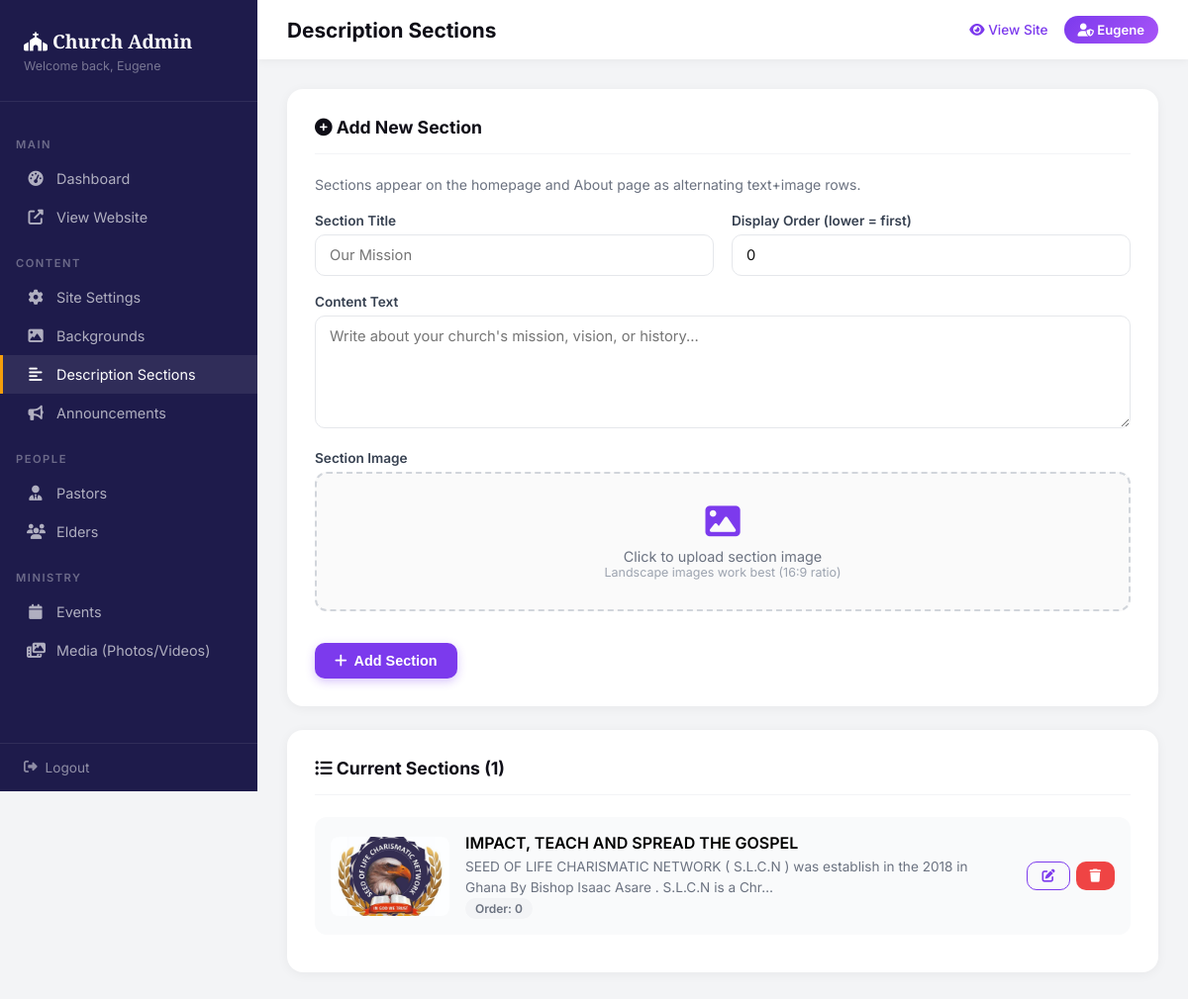
Page /admin/sections (signed in) on the committed database.
### app.py (models this page shows)
class DescriptionSection(db.Model):
    id          = db.Column(db.Integer, primary_key=True)
    title       = db.Column(db.String(200), default='')
    body        = db.Column(db.Text, default='')
    image       = db.Column(db.String(255), default='')
    order_num   = db.Column(db.Integer, default=0)

### app.py (the view, shortened to what this page needs)
@app.route('/admin/sections', methods=['GET', 'POST'])
def admin_sections():
    if not is_admin():
        return redirect(url_for('admin_login'))
    sections = DescriptionSection.query.order_by(DescriptionSection.order_num).all()
    return render_template('admin/sections.html', sections=sections)

### app.py (called while the page is built)
def get_setting(key, default=''):
    s = SiteSettings.query.filter_by(key=key).first()
    return s.value if s else default

def is_admin():
    return session.get('admin_logged_in') is True

@app.context_processor
def inject_globals():
    logo       = get_setting('logo', '')
    church_name= get_setting('church_name', 'Grace Community Church')
    tagline    = get_setting('tagline', 'A Place of Love, Faith & Community')
    theme_color= get_setting('theme_color', '#7c3aed')
    accent_color=get_setting('accent_color', '#f59e0b')
    bg_list    = Background.query.filter_by(active=True).order_by(Background.id.desc()).all()
    announcements = Announcement.query.filter_by(active=True).order_by(Announcement.created_at.desc()).all()
    return dict(
        LOGO=logo,
        CHURCH_NAME=church_name,
        TAGLINE=tagline,
        THEME_COLOR=theme_color,
        ACCENT_COLOR=accent_color,
        BG_LIST=bg_list,
        SITE_ANNOUNCEMENTS=announcements,
        IS_ADMIN=is_admin(),
        get_setting=get_setting,          # expose helper to all templates
    )

### templates/admin/sections.html (shortened to what this page needs)
{% extends "admin/base_admin.html" %}
{% block page_title %}Description Sections{% endblock %}
{% block body %}
<div class="panel">
  <div class="panel-header"><h3><i class="fa fa-plus-circle"></i> Add New Section</h3></div>
  <p style="font-size:.88rem;color:#6b7280;margin-bottom:20px;">
    Sections appear on the homepage and About page as alternating text+image rows.
  </p>
  <form method="POST" action="/admin/sections" enctype="multipart/form-data">
    <div class="form-grid">
      <div class="form-group">
        <label>Section Title</label>
        <input type="text" name="title" placeholder="Our Mission" required/>
      </div>
      <div class="form-group">
        <label>Display Order (lower = first)</label>
        <input type="number" name="order_num" value="0" min="0"/>
      </div>
      <div class="form-group full">
        <label>Content Text</label>
        <textarea name="body" rows="5" placeholder="Write about your church's mission, vision, or history..."></textarea>
      </div>
      <div class="form-group full">
        <label>Section Image</label>
        <div class="file-upload-wrap">
          <div class="file-upload-area">
            <i class="fa fa-image"></i>
            <p>Click to upload section image</p>
            <p style="font-size:.78rem;color:#9ca3af;">Landscape images work best (16:9 ratio)</p>
          </div>
        </div>
      </div>
    </div>
    <div style="margin-top:16px;">
      <button type="submit" class="btn btn-primary"><i class="fa fa-plus"></i> Add Section</button>
    </div>
  </form>
</div>
<div class="panel">
  <div class="panel-header">
    <h3><i class="fa fa-list-ul"></i> Current Sections ({{ sections|length }})</h3>
  </div>
  {% if sections %}
  {% for s in sections %}
  <div style="display:grid;grid-template-columns:{% if s.image %}120px 1fr auto{% else %}1fr auto{% endif %};gap:16px;align-items:center;padding:16px;background:#f9fafb;border-radius:12px;margin-bottom:10px;">
    {% if s.image %}
    <img src="/static/{{ s.image }}" alt="{{ s.title }}" style="width:120px;height:80px;object-fit:cover;border-radius:8px;"/>
    {% endif %}
    <div>
      <p style="font-weight:600;margin-bottom:4px;">{{ s.title }}</p>
      <p style="font-size:.85rem;color:#6b7280;line-height:1.5;">{{ s.body[:120] }}{% if s.body|length>120 %}…{% endif %}</p>
      <span class="badge badge-gray">Order: {{ s.order_num }}</span>
    </div>
    <div style="display:flex;gap:6px;flex-shrink:0;">
      <a href="/admin/sections/edit/{{ s.id }}" class="btn btn-sm btn-outline"><i class="fa fa-edit"></i></a>
      <a href="/admin/sections/delete/{{ s.id }}"
         onclick="return confirm('Delete this section?')"
         class="btn btn-sm btn-danger"><i class="fa fa-trash"></i></a>
    </div>
  </div>
  {% endfor %}
  {% else %}
  <p style="text-align:center;color:#9ca3af;padding:40px;">No sections yet. Add your first section above.</p>
  {% endif %}
</div>
{% endblock %}

### templates/admin/base_admin.html (style rules this page uses)
:root { --primary:#7c3aed;--accent:#f59e0b;--dark:#0f0e17;--sidebar:#1e1b4b;--sidebar-hover:#312e81; }
* { box-sizing:border-box;margin:0;padding:0; }
body { font-family:'Inter',sans-serif;background:#f3f4f6;display:flex;min-height:100vh; }
.panel { background:#fff;border-radius:16px;padding:28px;box-shadow:0 2px 12px rgba(0,0,0,.05);margin-bottom:24px; }
.panel-header { display:flex;align-items:center;justify-content:space-between;margin-bottom:22px;padding-bottom:16px;border-bottom:1px solid #f3f4f6; }
.panel-header h3 { font-size:1.1rem;color:var(--dark); }
.form-grid { display:grid;grid-template-columns:1fr 1fr;gap:18px; }
.form-group { margin-bottom:0; }
.form-group.full { grid-column:1/-1; }
label { display:block;font-size:.85rem;font-weight:600;color:#374151;margin-bottom:6px; }
input[type=text],input[type=email],input[type=tel],input[type=number], input[type=date],input[type=time],input[type=color],input[type=url], select,textarea { width:100%;padding:11px 14px;border:1.5px solid #e5e7eb;border-radius:10px; font-size:.92rem;font-family:'Inter',sans-serif; transition:border-color .2s,box-shadow .2s;background:#fff;color:#111; }
textarea { resize:vertical;min-height:100px; }
.file-upload-area { border:2px dashed #d1d5db;border-radius:12px;padding:30px;text-align:center; cursor:pointer;transition:all .2s;background:#fafafa; }
.file-upload-area i { font-size:2.2rem;color:var(--primary);margin-bottom:10px;display:block; }
.file-upload-area p { font-size:.9rem;color:#6b7280; }
.file-upload-wrap { position:relative;display:inline-block;width:100%; }
.btn { display:inline-flex;align-items:center;gap:7px;padding:10px 20px;border-radius:10px; font-weight:600;font-size:.9rem;cursor:pointer;border:none;text-decoration:none;transition:all .2s; }
.btn-primary { background:var(--primary);color:#fff;box-shadow:0 3px 10px rgba(124,58,237,.3); }
.btn-danger { background:#ef4444;color:#fff; }
.btn-sm { padding:7px 14px;font-size:.82rem; }
.btn-outline { background:transparent;color:var(--primary);border:1.5px solid var(--primary); }
.badge { display:inline-block;padding:3px 10px;border-radius:20px;font-size:.75rem;font-weight:600; }
.badge-gray { background:#f3f4f6;color:#6b7280; }

### rows in the picture
DescriptionSection: image (picture), title "IMPACT, TEACH AND SPREAD THE GOSPEL", body "SEED OF LIFE CHARISMATIC NETWORK ( S.L.C.N ) was establish in the 2018 in Ghana By Bishop Isaac Asare . S.L.C.N is a Chr", order_num "0"

### other values in the picture
{{ sections|length }} "1"
